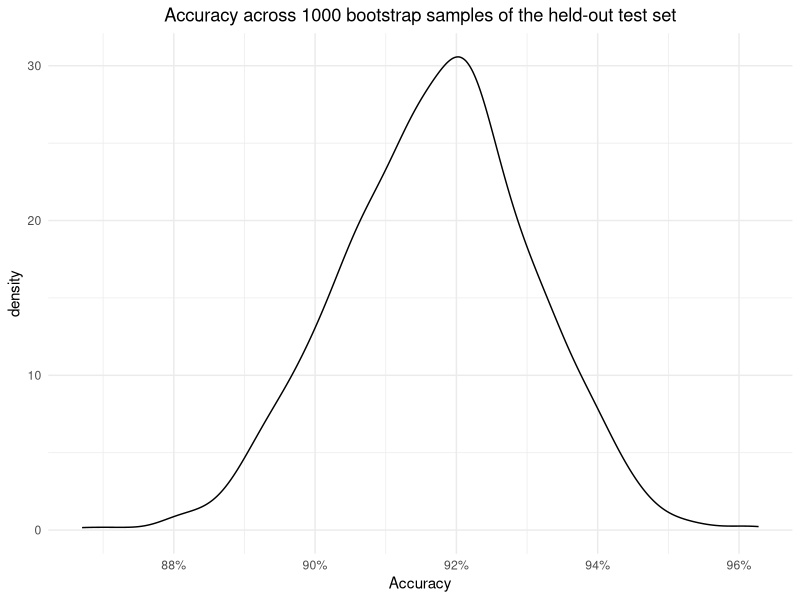
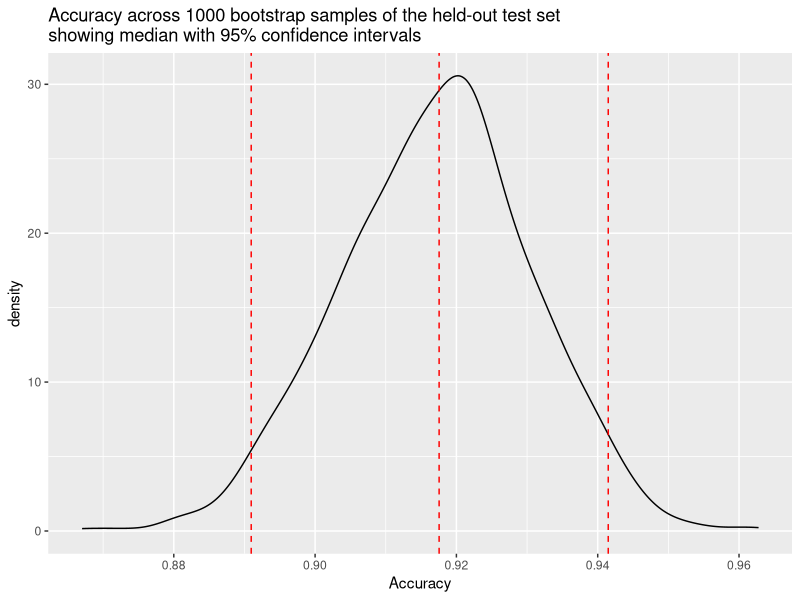

The R source for these figures, in order:
## ---- chunk 1
library(ggplot2)
library(dplyr)
library(caret)
## ---- chunk 2
# loading the dataframe into 'cohort'
cohort <- read.csv("../data/eicu_cohort.csv")
## ---- chunk 3
# Convert outcome to a categorical type
cohort <- cohort %>% 
          mutate(actualhospitalmortality_enc = ifelse(actualhospitalmortality == "EXPIRED", 0, 1),
                 actualhospitalmortality_enc = as.factor(actualhospitalmortality_enc))

head(cohort[c('actualhospitalmortality_enc', 'actualhospitalmortality')])

# Partition data into training and test sets
set.seed(42)

# Define features and outcome
features <- "apachescore"
outcome <- "actualhospitalmortality_enc"

# Split the data into training and testing sets
set.seed(42)  # Set random seed for reproducibility
train_index <- createDataPartition(cohort[[outcome]], p = 0.7, list = FALSE)
x_train <- cohort[train_index, features]
y_train <- cohort[train_index, outcome]
x_test <- cohort[-train_index, features]
y_test <- cohort[-train_index, outcome]

# binding the dataframes with cbind so that they fit into the functions later
train_df <- cohort[train_index, ]
test_df <- cohort[-train_index, ]
## ---- chunk 4
# Train model
reg <- glm(actualhospitalmortality_enc ~ apachescore, 
           data = train_df,
           family = binomial())
summary(reg)
## ---- chunk 5
# Bootstrap predictions
accuracy <- vector()
n_iterations <- 1000
for (i in 1:n_iterations) {
  index <- sample(1:length(y_train), replace = TRUE)
  X_bs <- x_train[index]
  y_bs <- y_train[index]
  
  # Make predictions
  y_hat <- predict(reg, newdata = data.frame(apachescore = X_bs), type = "response")
  y_hat <- ifelse(y_hat >= 0.5, 1, 0)
  
  # Evaluate model
  score <- sum(y_bs == y_hat) / length(y_bs)
  accuracy <- c(accuracy, score)
}
## ---- chunk 6
library(ggplot2)
library(scales)

# Plot distribution of accuracy
ggplot(data = data.frame(accuracy = accuracy), aes(x = accuracy)) +
  geom_density() +
  labs(title = "Accuracy across 1000 bootstrap samples of the held-out test set",
       x = "Accuracy") +
  theme_minimal() +
  theme(plot.title = element_text(hjust = 0.5)) +
  scale_x_continuous(labels = percent_format()) +
  theme(plot.title = element_text(hjust = 0.5))

## ---- chunk 7
# get median
median <- quantile(accuracy, 0.5)

# get 95% interval
alpha <- 100 - 95
lower_ci <- quantile(accuracy, alpha/200)
upper_ci <- quantile(accuracy, 1 - alpha/200)

cat(paste("Model accuracy is reported on the test set. 1000 bootstrapped samples ",
          "were used to calculate 95% confidence intervals.\n",
          "Median accuracy is", format(median, digits = 2), "with a 95% confidence ",
          "interval of [", format(lower_ci, digits = 2), ",",
          format(upper_ci, digits = 2), "].", sep = ""))

## ---- chunk 8
library(ggplot2)

# Create a kernel density plot
ggplot(data = data.frame(accuracy), aes(x = accuracy)) +
  geom_density() +
  ggtitle("Accuracy across 1000 bootstrap samples of the held-out test set\nshowing median with 95% confidence intervals") +
  xlab("Accuracy") +
  geom_vline(xintercept = median, linetype = "dashed", color = "red") +
  geom_vline(xintercept = lower_ci, linetype = "dashed", color = "red") +
  geom_vline(xintercept = upper_ci, linetype = "dashed", color = "red")

